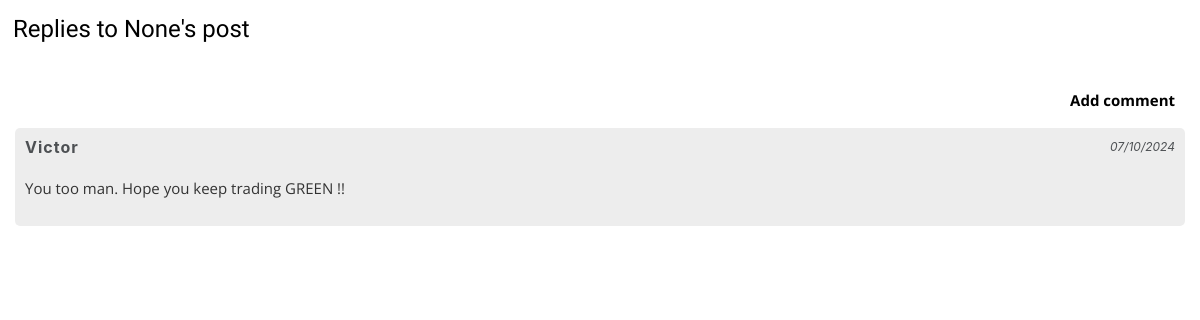
Screenshot of /commentView?id=30 with the database file from the repository.
### tables this page shows
CREATE TABLE comments(id Text, name Text, date Text, comment Text);

### main.py (the view)
@app.route("/commentView")
def commentView():
  id = request.args.get("id")
  name = request.args.get("name")
  if 'commentId' not in session or 'name'  not in session:
    session['commentId'] = id
    session['name'] = name
  con = getPost()
  cursor = con.cursor()
  cursor.execute("Select * from comments where id = :id", {'id':session['commentId']})
  data = cursor.fetchall()[::-1]
  con.close()
  return render_template("commentView.html", data=data, name=session['name'])

### main.py (called while the page is built)
def getPost():
  conn = sqlite3.connect('diss.db')
  return conn

### templates/commentView.html (shortened to what this page needs)
<!DOCTYPE html>
<html lang="en">
    <head>
        <link rel="stylesheet" href="https://cdnjs.cloudflare.com/ajax/libs/font-awesome/6.0.0-beta3/css/all.min.css">
        <link href="https://stackpath.bootstrapcdn.com/bootstrap/4.5.2/css/bootstrap.min.css" rel="stylesheet">
    </head>
    <body>
        <div>
            <h4 style="font-family: 'Blinker', sans-serif;"> Replies to {{name}}'s post</h4>
        </div>
        {% if not data %}
        <div style="margin-top: 50%;">
            <p style="text-align: center;">Be the first to comment</p>
            <div style="display: flex; justify-content: center; align-items: center;">
            <a href="/comment" class="btn btn-primary" style="background-color: #070650; border: 2px solid #070650; padding: 10px 27px; border-radius: 6px;">Comment</a></div>
        </div>
        {% else %}
        <div style="margin-top: 18px; padding: 15px;">
            <p style="margin-right: 10px; text-align: right;"><a style="text-decoration: none; font-weight: bold;" href="/comment">Add comment</a></p>
        {% for i in data %}
        <div class="bord">
            <div style="display: flex; justify-content: space-between;">
                <h6>{{ i[1] }}</h6>
                <i>{{ i[2] }}</i>
            </div>
            <p> {{ i[-1] }}</p>
        </div>
        {% endfor %}
        {% endif %}
    <body>
</html>

### rows the page displays
comments: name "Victor", date "07/10/2024", comment "You too man. Hope you keep trading GREEN !!"

### other values shown
{{ name }} "None"
